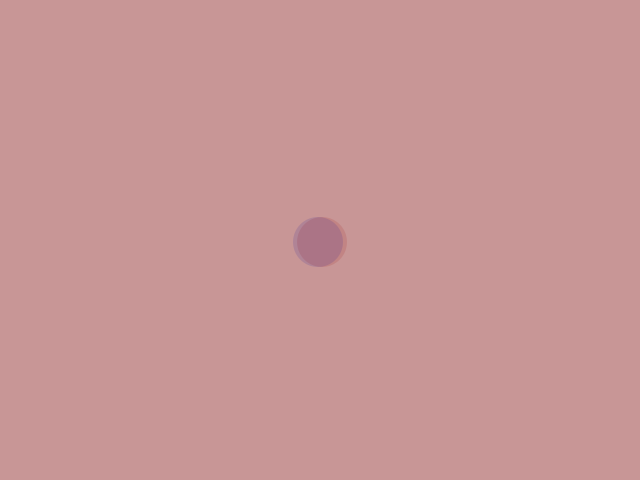
Frame 1 (no input)
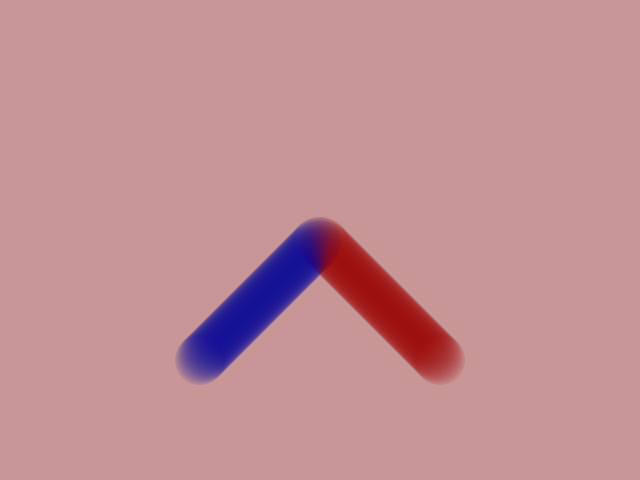
Frame 60 (the mouse pressed at the canvas centre just before this capture)
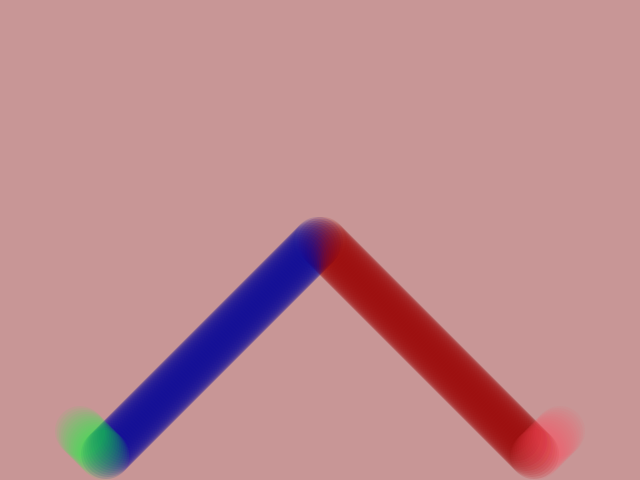
Frame 120 (the mouse held since frame 60 and released just before this capture)

The Processing sketch that drew these frames (run headless with seeded random() and noise(); from frame 60 on, the mouse is pressed at the canvas centre):

// Processing sketch: exercise03
// ── exercise03.pde
//Initializing variable and instances of the class Bouncer 
color backgroundColor = color(200,150,150);
Bouncer bouncer;
Bouncer bouncer2;

void setup() {
  size(640,480);
  background(backgroundColor);
  //2 new and different balls are being created using the class Bouncer
  //-------------------------------------------------------------------------CHANGED
  bouncer = new Bouncer(width/2,height/2,2,2,50,color(150,0,0,30),color(255,0,0,30),color(255,67,80,15));
  bouncer2 = new Bouncer(width/2,height/2,-2,2,50,color(0,0,150,30),color(0,0,255,30),color(0,255,49,15));
}

void draw() {
//calling the functions of Bouncer
  bouncer.update();
  bouncer2.update();
  bouncer.draw();
  bouncer2.draw();
}
// ── Bouncer.pde


class Bouncer {
  
  //Variables for position, size, speed and colour
 int x;
 int y;
 int vx;
 int vy;
 int size;
 color fillColor;
 color defaultColor;
 color hoverColor;
 color bounceColor;//------------------------------CHANGED
 boolean bounceOn = false;
 
//declaring the class and defining the parameters(is that how you say it??) that will indicate position, size, speed and colour   
 Bouncer(int tempX, int tempY, int tempVX, int tempVY, int tempSize, color tempDefaultColor, color tempHoverColor, color tempBounceColor) {
   x = tempX;
   y = tempY;
   vx = tempVX;
   vy = tempVY;
   size = tempSize;
   defaultColor = tempDefaultColor;
   hoverColor = tempHoverColor;
   fillColor = defaultColor;
   bounceColor = tempBounceColor; //------------------------------CHANGED
 }
 
 void update() {
   //diagonal movement of the balls
   x += vx;
   y += vy;
   
   //calling the functions
   handleBounce();
   handleMouse();
   bounceColorChange();
 }
 
 void handleBounce() {
   //the ball bounces when it touches either the left side or the right side of the screen
   if (x - size/2 < 0 || x + size/2 > width) {
    vx = -vx;
    bounceOn = !bounceOn; //------------------------------CHANGED
    x = -x;//teleports to the other side of the screen when it bounces on the left or right side
   }
   
   //the ball bounces when it touches either the top or the bottom of the screen
   if (y - size/2 < 0 || y + size/2 > height) {
     vy = -vy;
     bounceOn = !bounceOn;//------------------------------CHANGED
   }
   
   //contraining to prevent the balls from leaving the screen
   x = constrain(x,size/2,width-size/2);
   y = constrain(y,size/2,height-size/2);
 }
 
 void bounceColorChange(){//------------------------------CHANGED
     if (bounceOn){
       fillColor = bounceColor;  
     }
 }
 
 void handleMouse() {
   // the color changes when the mouse hovers over the ball and reverts to normal when the mouse isn't on top of it
   if (dist(mouseX,mouseY,x,y) < size/2) {
    fillColor = hoverColor; 
   }
   else {
     fillColor = defaultColor;
   }
 }
 
 void draw() {
   //the ellipse is drawn in every frame with the draw loop
   noStroke();
   fill(fillColor);
   ellipse(x,y,size,size);
 }
}
